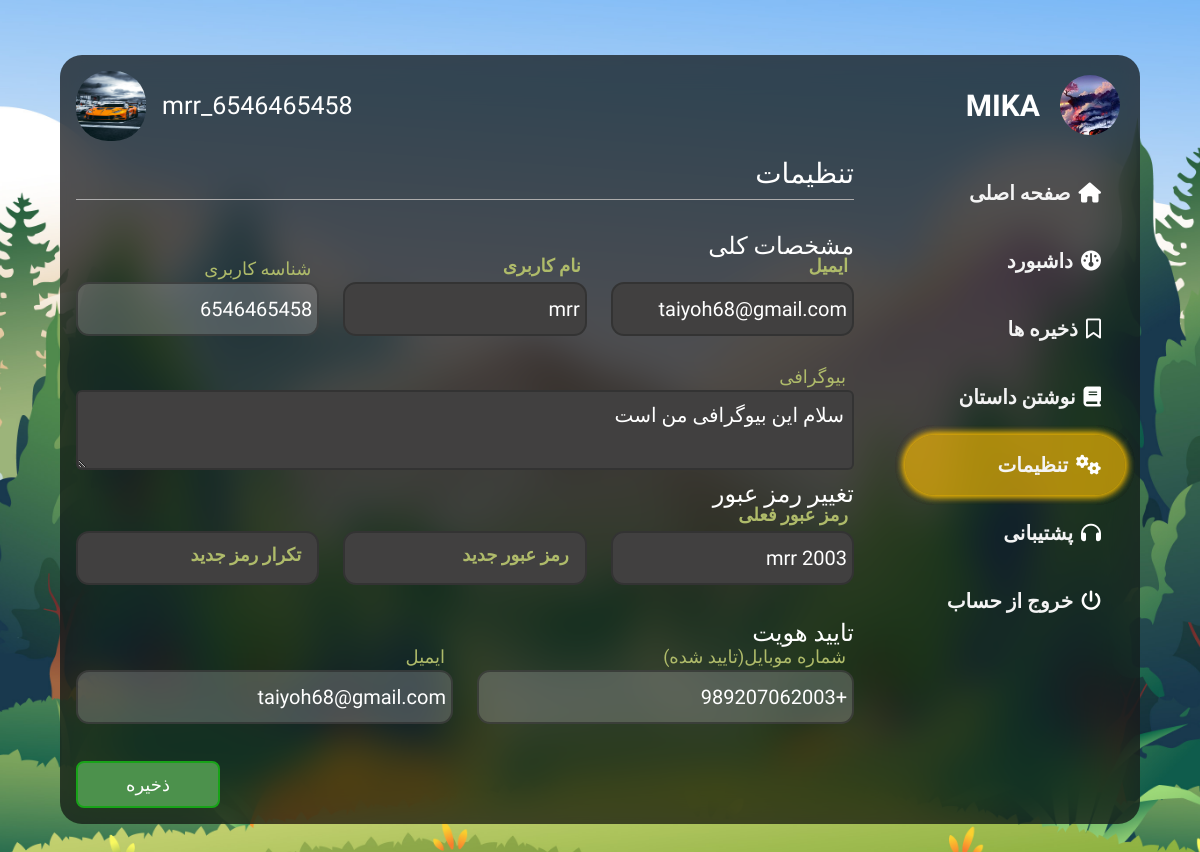
The page /profile/setting (signed in) on the database its author committed.
### account/models.py (models this page shows, shortened)
class account(AbstractUser):
    username = models.CharField(unique=True,null=True,max_length=500,verbose_name=_("User Name"))
    UserID = models.CharField(max_length=10)
    UserPass = models.CharField(max_length=20, verbose_name=_("User Password"))
    email = models.EmailField(verbose_name=_("User Email"))
    Plans = models.ForeignKey(Plan, null=True,blank=True, on_delete=models.CASCADE, verbose_name=_("User Plan"))
    UserBio = models.TextField(blank=True, null=True ,verbose_name=_("My bio"), default="سلام این بیوگرافی من است")
    UserImg = models.ImageField(blank=True, null=True , verbose_name=_("My Image"), default='Wallpaper_4K3D_2573.jpg' )
    is_staff = models.BooleanField(default=False)
    is_verify = models.BooleanField(default=False)
    expire_time = models.DateTimeField(auto_now=True, verbose_name=_("Expire Time"))
    phone_number = PhoneNumberField(unique=True, null=True, verbose_name=_("Phone Number"))
    otp = models.PositiveIntegerField(blank=True, null=True, verbose_name=_("Verification Code"))

### account/views.py (the view)
# urls.py: path('profile/setting', views.settings , name='setting'),
def settings(request):
    return render(request, 'account/setting.html' )

### account/templates/account/setting.html (shortened to what this page needs)
{% load static %}
<!DOCTYPE html>
<html lang="en">
<head>
    <link rel="stylesheet" href="{% static 'css/bootstrap.min.css' %}">
    <link rel="stylesheet" href="{% static 'css/modals.css' %}">
    <link rel="stylesheet" href="{% static 'css/bookshelf.css' %}">
    <link rel="stylesheet" href="{% static 'css/userpanel.css' %}">
    <link rel="stylesheet" href="https://cdnjs.cloudflare.com/ajax/libs/font-awesome/6.4.0/css/all.min.css">
</head>
<body>
{% if user.is_authenticated %}
    <main>
        <div class="dashbord">
<div class="panelholder" >
                <div  style="overflow-y: auto; width: 100%;">
                    <section class="user-panel">
                        <div class="d-flex flex-row justify-content-between align-items-center mx-3 mt-3">
                            <div class="d-flex flex-row align-items-center">
                                <img class="rounded-5" width="70px" height="70px" src="/media/{{ request.user.UserImg }}" alt="">
                                <span class="mx-3 " style="color: #ffffff; font-size: 25px;">{{ request.user.username }}_{{ request.user.UserID }}</span>
                            </div>
                        </div>
                        <section class=" " id="setting">
                            <div class="d-flex flex-row justify-content-between m-3 texts" style="direction: rtl;"><span class="h3" style="color: white;"> تنظیمات</span></div>
                            <div class="mt-3" style="overflow: hidden;">
                              <section class="float-end h-100 w-100 px-3">
                                <form class=" " action="" method="post" enctype="multipart/form-data">
                                    <div class="d-flex flex-row justify-content-end mt-3">
                                        <p class="h4 text-white">مشخصات کلی</p>
                                    </div>
                                    <div class="" style="position: relative; bottom: 10px;">
                                        <div class="row mt-2">
                                            <div class=" mt-3 col user-box " style="direction: rtl;">
                                              <input type="text" name="" required="" value="{{ request.user.UserID }}" disabled>
                                              <label class="position-relative bottom-100 px-2" style="color: #afbb6a; font-size: 18px;">شناسه کاربری</label>
                                            </div>
                                            <div class=" mt-3 col user-box">
                                              <input type="text" name="" required="" value="{{ request.user.username }}" >
                                              <label class="changeing">نام کاربری</label>
                                            </div>
                                            <div class=" mt-3 col user-box " style="direction: rtl;">
                                              <input type="text" name="" required="" value="{{ request.user.email }}">
                                              <label class="changeing" style="color: #afbb6a; font-size: 18px;">ایمیل</label>
                                            </div>
                                        </div>
                                        <div class="" style="">
                                            <div class="d-flex flex-column-reverse user-box" style="direction: rtl;">
                                              <textarea class="rounded-2 text-white p-2"  >{{ request.user.UserBio }}</textarea>
                                              <label class="position-relative bottom-100 px-2" style="color: #afbb6a; font-size: 18px;">بیوگرافی</label>
                                            </div>
                                        </div>
                                    </div>
                                    <div class="d-flex flex-row justify-content-end">
                                        <p class="h4 text-white">تغییر رمز عبور</p>
                                    </div>
                                    <div class="row mt-2" style="position: relative; bottom: 10px;">
                                      <div class=" mt-3 col user-box">
                                        <input type="text" name="" required="" value="" >
                                        <label class="changeing">تکرار رمز جدید</label>
                                      </div>
                                      <div class=" mt-3 col user-box">
                                        <input type="text" name="" required="" value="" >
                                        <label class="changeing">رمز عبور جدید</label>
                                      </div>
                                      <div class=" mt-3 col user-box">
                                        <input type="text" name="" required="" value="{{ request.user.UserPass }}" >
                                        <label class="changeing">رمز عبور فعلی</label>
                                      </div>
                                    </div>
                                    <div class="d-flex flex-row justify-content-end mt-4">
                                        <p class="h4 text-white">تایید هویت</p>
                                    </div>
                                    <div class="row mt-2" style="position: relative; bottom: 10px;">
                                      <div class=" mt-3 col user-box " style="direction: rtl;">
                                        <input type="text" name="" required="" value="{{ request.user.email }}" disabled>
                                        <label class="position-relative bottom-100 px-2" style="color: #afbb6a; font-size: 18px;">ایمیل</label>
                                      </div>
                                      <div class=" mt-3 col user-box " style="direction: rtl;">
                                        <input type="text" name="" required="" value="{{ request.user.phone_number }}" disabled>
                                        <label class="position-relative bottom-100 px-2" style="color: #afbb6a; font-size: 18px;">شماره موبایل(تایید شده)</label>
                                      </div>
                                    </div>
                                    <input class="p-2 px-5 rounded-3 mb-3 " type="submit" value="ذخیره" style="color:#FFF; font-size: 18px; border: 2px solid rgb(24, 163, 24); background-color: rgb(76, 145, 76);">
                                </form>
                              </section>
                            </div>
                        </section>
                    </section>
                </div>
                <aside class="user-menu" >
                    <div class="user-dashboard"  style=" overflow-y: auto;">
                      <div class="d-flex flex-row justify-content-center align-items-center"><span style="font-size: 30px; font-weight: bolder; color: rgb(255, 255, 255);">MIKA</span><img class="rounded-5" src="{% static 'img/logo.jpg' %}" alt="" style="width: 60px; margin: 20px;"></div>
                      <a class="mt-2" href="{% url 'index' %}" ><span>صفحه اصلی</span><i class="fa-solid fa-house mx-2"></i></a>
                      <a class="mt-2 " id="dashbord2" href="Dashbord"  onclick="opendashbord(),location.href='{% url 'profile' %}'"><span>داشبورد</span><i class="fa-solid fa-dashboard mx-2"></i></a>
                      <a class="mt-2 " href="saves" id="save2" onclick="opensave(),location.href='{% url 'saves' %}'"><span>ذخیره ها</span><i class="fa-regular fa-bookmark mx-2"></i></a>
                      <a class="mt-2 " href="newstory" id="cratestory2" onclick="newstory()"><span>نوشتن داستان</span><i class="fa-solid fa-book mx-2"></i></a>
                      <a class="mt-2 btnselect" href="setting"  id="setting2" onclick="opensetting(),location.href='{% url 'setting' %}'"><span>تنظیمات</span><i class="fa-solid fa-gears mx-2"></i></a>
                      <a class="mt-2 " href="connect" id="connect2" onclick="openconnect(),location.href='{% url 'connect' %}' "><span>پشتیبانی</span><i class="fa-solid fa-headphones mx-2"></i></a>
                      <a onclick="location.href='{% url 'logout' %}' " class="mt-2 mb-3"><span>خروج از حساب</span><i class="fa-solid fa-power-off mx-2 "></i></a>
                    </div>
                </aside>
            </div>        </div>
    </main>
{% endif %}
</body>
</html>

### static/css/bookshelf.css (style rules this page uses)
:root { --my-font:'Harmattan',system-ui; --text-color-w: #FFFFFF; --my-font2:'Lugrasimo-Regular',system-ui ; --nav-footer:#FFBF00; --body-backcolor:#232020; --all-text-color:#F4F4F4; }
span,a { color:var(--all-text-color); }
* { padding:0; margin:0; box-sizing: border-box; font-family: var(--my-font); user-select: none; }
body { background-color: var(--body-backcolor); }
a { text-decoration: none; color: var(--text-color-w); }

### static/css/userpanel.css (style rules this page uses)
body { background: url(../img/backgraund.jpg) no-repeat 10% fixed; background-size:cover; }
.dashbord { display: flex; align-items: center; background-blend-mode: darken; background-size: cover; height: 100vh; justify-content: center; overflow: hidden; position: relative; width: 100%; }
.panelholder { background: rgb(22 22 24 / 75%); border-radius: 22px; height: calc(100vh - 110px); width: 90%; max-width: 1380px; display: flex; flex-direction: row; justify-content: space-between; overflow: hidden; backdrop-filter: saturate(180%) blur(20px); }
.user-dashboard { display: flex; flex-direction: column; align-items: end; text-align: end; width: 270px; height: 100%; }
.user-dashboard a { border-radius: 40px; width: 220px; height: 60px; padding: 16px; font-weight: bold; font-size: 20px; margin: 0px 15px 0px 0px; text-decoration: none !important; display: flex; flex-direction: row; justify-content: end; align-items: center; color: #FFF; }
.user-dashboard .btnselect { color: #FFF; background: #ffbf00a1; box-shadow: 0 0 8px #ffbf00a1, 0 0 8px #ffbf00a1, 0 0 8px #ffbf00a1, 0 0 8px #ffbf00a1; }
.user-panel .texts { font-weight: bold; border-bottom: 1px solid rgb(173, 172, 172) ; }
@media (min-width:721px) { .user-dashboard a { border-radius: 40px; width: 220px; padding: 16px; font-weight: bold; font-size: 20px; margin: 0px 15px 0px 0px; text-decoration: none !important; display: block; align-items: center; color: #FFF; display: flex; flex-direction: row; } }
.user-box { position: relative; }
.user-box input,textarea { width: 100%; padding: 10px 5px; font-size: 16px; color: #ffffff; border: 2px solid rgba(44, 44, 44, 0.61); outline: none; border-radius: 13px; font-size: 20px; direction: rtl; background-color: rgb(65, 64, 64); }
.user-box input:disabled { background-color: rgba(155, 155, 155, 0.384); }
.user-box .changeing { position: absolute; top: 0px; right: 30px; padding: 10px 0; font-size: 18px; color: #afbb6a; font-weight: bold; pointer-events: none; transition: .5s; }
.user-box input:focus~label, .user-box input:valid~label { top: -40px; right: 18px; color: #afbb6a; font-size: 18px; }

### rows shown on the page
account: user.UserImg (picture), user.username "mrr", user.UserID "6546465458", user.email "taiyoh68@gmail.com", user.UserBio "سلام این بیوگرافی من است", user.UserPass "mrr 2003", user.phone_number "+989207062003"
